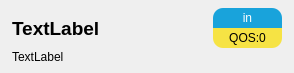
<?xml version="1.0" encoding="UTF-8"?>
<ui version="4.0">
 <class>CellMessageItem</class>
 <widget class="QWidget" name="CellMessageItem">
  <property name="geometry">
   <rect>
    <x>0</x>
    <y>0</y>
    <width>294</width>
    <height>73</height>
   </rect>
  </property>
  <property name="windowTitle">
   <string>Form</string>
  </property>
  <layout class="QGridLayout" name="gridLayout_2">
   <property name="leftMargin">
    <number>12</number>
   </property>
   <property name="topMargin">
    <number>8</number>
   </property>
   <property name="rightMargin">
    <number>12</number>
   </property>
   <property name="bottomMargin">
    <number>8</number>
   </property>
   <property name="spacing">
    <number>0</number>
   </property>
   <item row="0" column="0">
    <layout class="QHBoxLayout" name="horizontalLayout">
     <property name="spacing">
      <number>0</number>
     </property>
     <item>
      <widget class="QLabel" name="title">
       <property name="toolTip">
        <string/>
       </property>
       <property name="styleSheet">
        <string notr="true">font-size:14pt; 
font-weight:700;</string>
       </property>
       <property name="text">
        <string>TextLabel</string>
       </property>
      </widget>
     </item>
     <item>
      <layout class="QGridLayout" name="gridLayout">
       <property name="spacing">
        <number>0</number>
       </property>
       <item row="0" column="0">
        <widget class="QLabel" name="incomingLabel">
         <property name="minimumSize">
          <size>
           <width>69</width>
           <height>20</height>
          </size>
         </property>
         <property name="maximumSize">
          <size>
           <width>69</width>
           <height>20</height>
          </size>
         </property>
         <property name="styleSheet">
          <string notr="true">QLabel {
	background-color: rgb(25, 163, 219);
	color:rgb(255, 255, 255);
	border-top-left-radius: 10px; 
	border-top-right-radius: 10px; 
}</string>
         </property>
         <property name="text">
          <string>in</string>
         </property>
         <property name="alignment">
          <set>Qt::AlignCenter</set>
         </property>
         <property name="margin">
          <number>4</number>
         </property>
        </widget>
       </item>
       <item row="1" column="0">
        <widget class="QLabel" name="qosLabel">
         <property name="minimumSize">
          <size>
           <width>69</width>
           <height>20</height>
          </size>
         </property>
         <property name="maximumSize">
          <size>
           <width>69</width>
           <height>20</height>
          </size>
         </property>
         <property name="styleSheet">
          <string notr="true">QLabel {
	background-color: rgb(246, 227, 68);
	border-bottom-left-radius: 10px; 
	border-bottom-right-radius: 10px; 
}</string>
         </property>
         <property name="text">
          <string>QOS:0</string>
         </property>
         <property name="alignment">
          <set>Qt::AlignCenter</set>
         </property>
         <property name="margin">
          <number>4</number>
         </property>
        </widget>
       </item>
      </layout>
     </item>
    </layout>
   </item>
   <item row="1" column="0">
    <widget class="QLabel" name="text">
     <property name="font">
      <font>
       <family>Helvetica</family>
      </font>
     </property>
     <property name="text">
      <string>TextLabel</string>
     </property>
     <property name="scaledContents">
      <bool>false</bool>
     </property>
     <property name="wordWrap">
      <bool>true</bool>
     </property>
    </widget>
   </item>
  </layout>
 </widget>
 <resources/>
 <connections/>
</ui>
